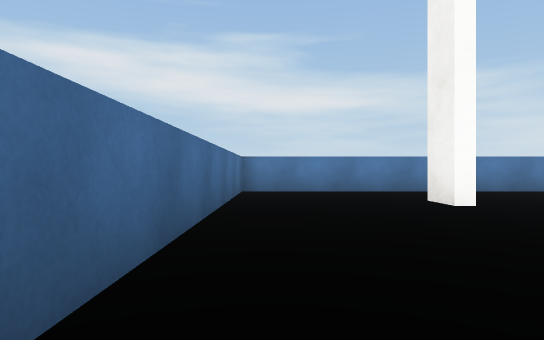
View 1 (above)

15 first-person views from a walk through a Unity game level. The camera is 0.51 m above the floor, looks level and sees 75° across. The floor is counted in squares, 1 m on a side. Each view is taken from the middle of a square. On the plan, view 1 faces up. The plan holds only what a view shows up to about 9 squares ahead; the rest is blank. The place goes on beyond the plan. The player is left out. Surface patterns are stand-ins for the level's own textures.

View 2
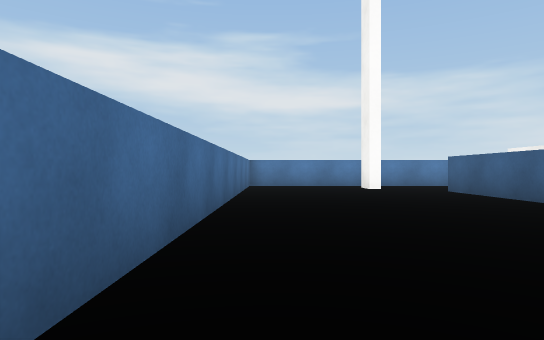

View 3
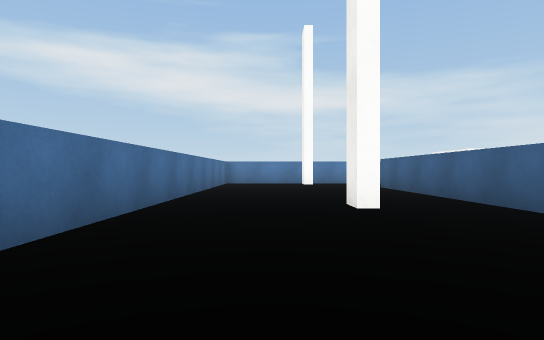

View 4
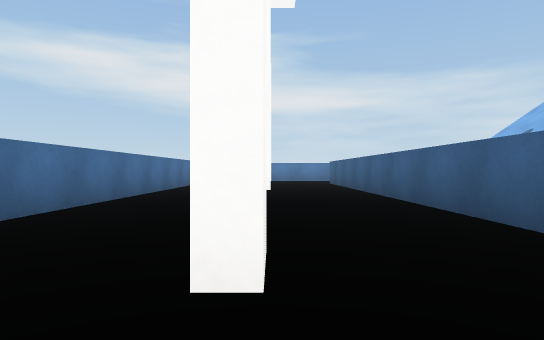

View 5
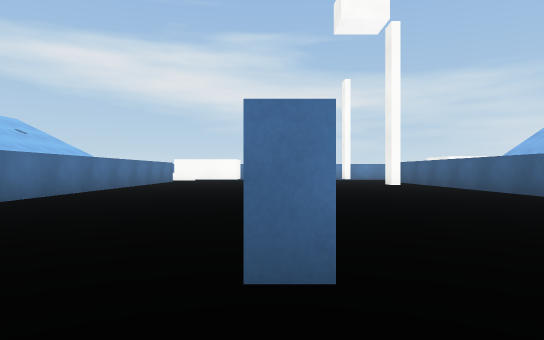

View 6
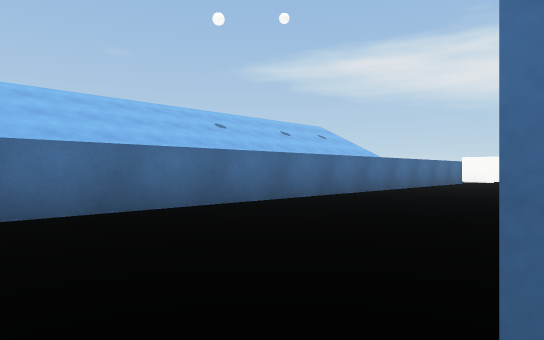

View 7
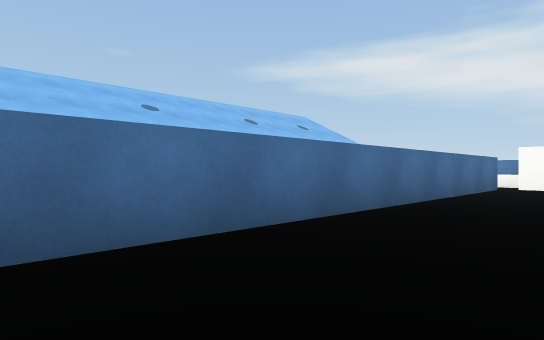

View 8
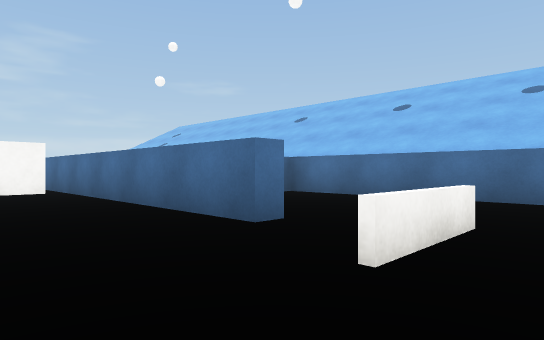

View 9
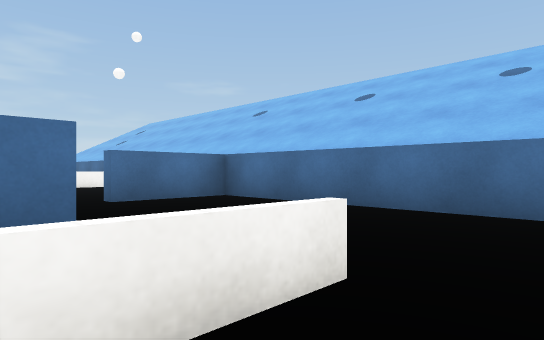

View 10
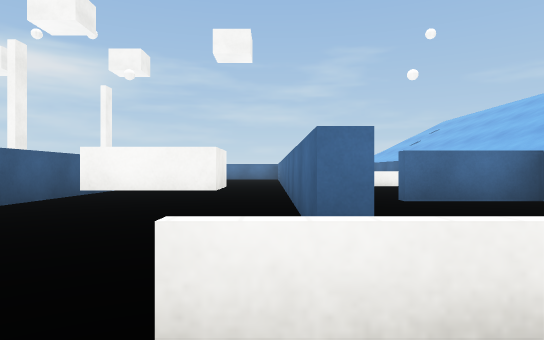

View 11
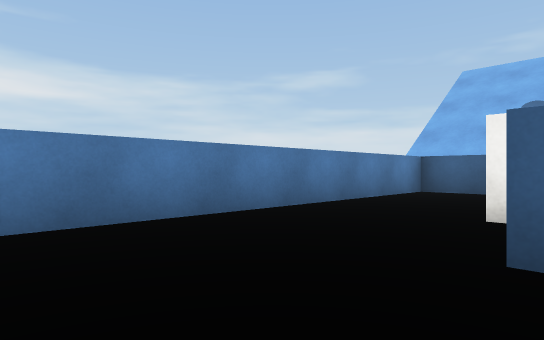

View 12
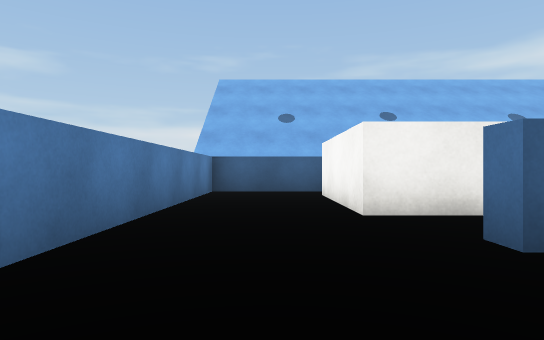

View 13
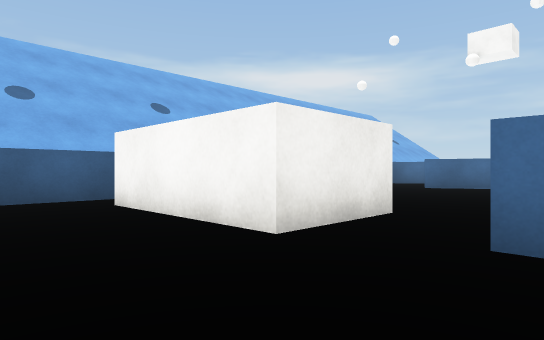

View 14
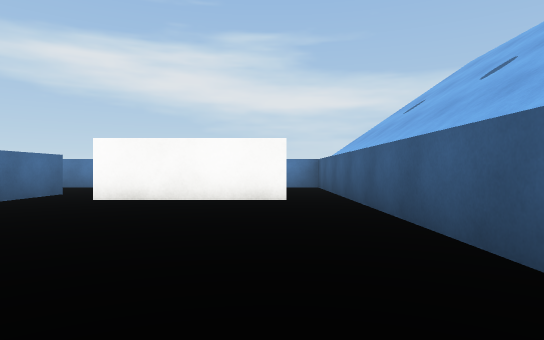

View 15
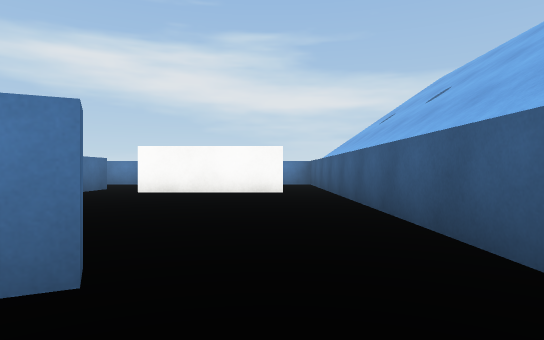

### Floor plan
Points are (right, up) in squares from view 1. A wall is a line through its corners. A room is listed if a view was taken in it or the views show most of it. See-through windows are left out.
Room 1 (views 1, 2, 3, 4, 5, 6, 7, 8, 11, 12, 13)
walls: (-1.1, 0.6) (-1.1, 3); (1.8, -1.9) (1.8, -1.4); (1.8, 3.4) (1.8, 4.1); (2, -6.5) (2, -7); (4.2, -5.3) (4.2, 5.4) (4.6, 5.4) (4.6, 3.6); (-0.6, -8.4) (-1.2, -8.4); (6, 4) (6, 6) (9.2, 6); (-5.8, 5.4) (-5.3, 5.4) (-5.3, -8.5); (10.4, 3.4) (10.4, 8.4) (-0.7, 8.4) (-0.7, -4.5)
ways out: opening at (-5.5, 8) to room 2; opening at (5, 4.5) to room 3; opening at (10, 4) to room 3
objects: block (-4, 2) to (-2, 2)
Room 2 (views 9, 10)
walls: (-9.4, 7.5) (-9.4, 2.2) (-7.1, 2.2)
low walls: (-6.5, 7.1) (-4.6, 7.1)
ways out: opening at (-5.5, 8) to room 1; gap at (-7, 2)
Room 3 (views 14, 15)
walls: (10.4, -2.3) (10.4, 3.4); (9.2, 4) (6, 4)
ways out: opening at (5, 4.5) to room 1; opening at (10, 4) to room 1

Positions as (right, up) in squares from view 1, and headings:
1: (0, 0), facing up
2: (0, -3), facing up
3: (1, -5), facing up
4: (2, -8), facing up
5: (-1, -10), facing up
6: (-1, -9), facing up-left
7: (-3, -5), facing up-left
8: (-3, 8), facing down-left
9: (-5, 8), facing down-left
10: (-5, 8), facing down
11: (2, 5), facing up-right
12: (2, 7), facing right
13: (4, 8), facing down-right
14: (9, -2), facing up
15: (9, -4), facing up
